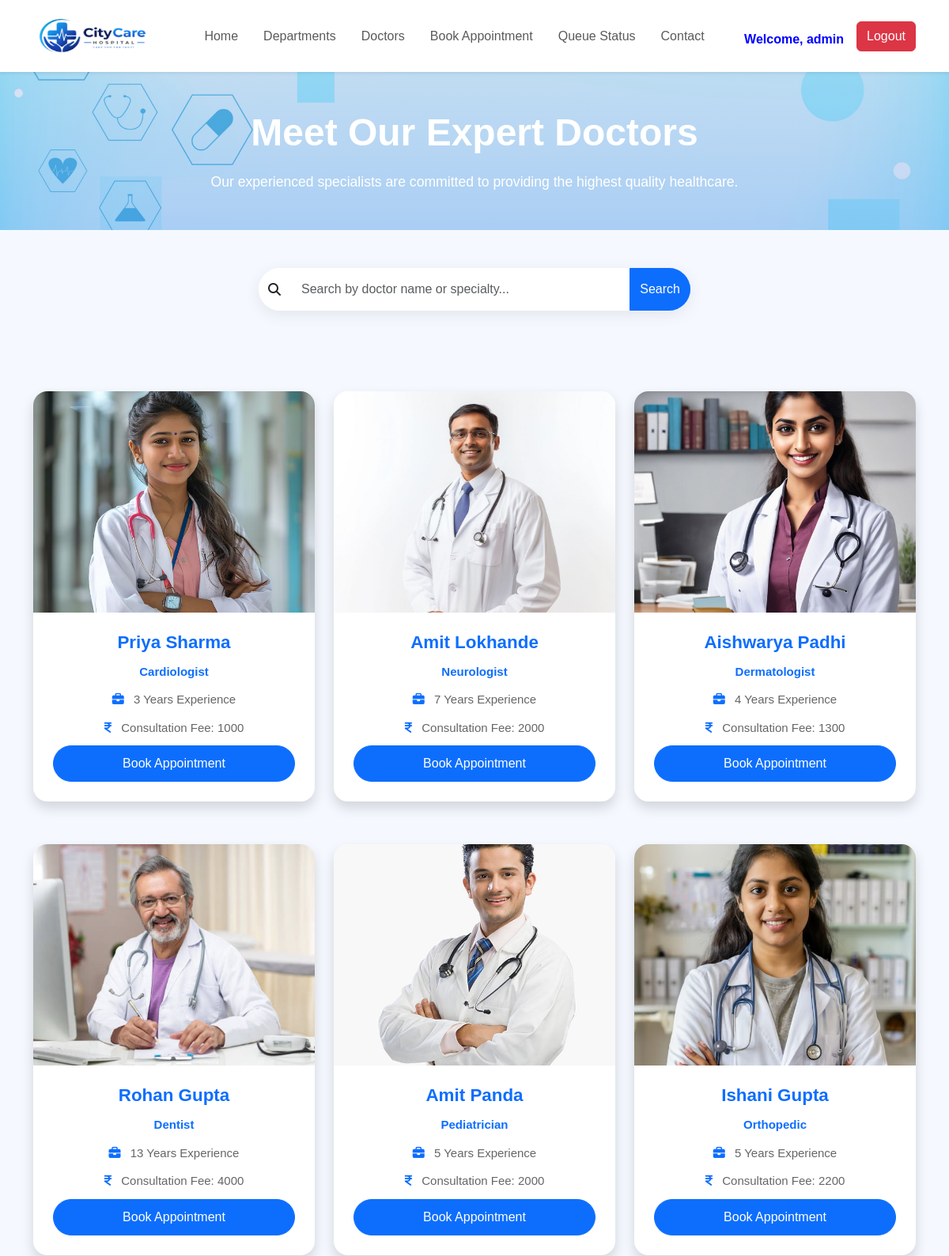
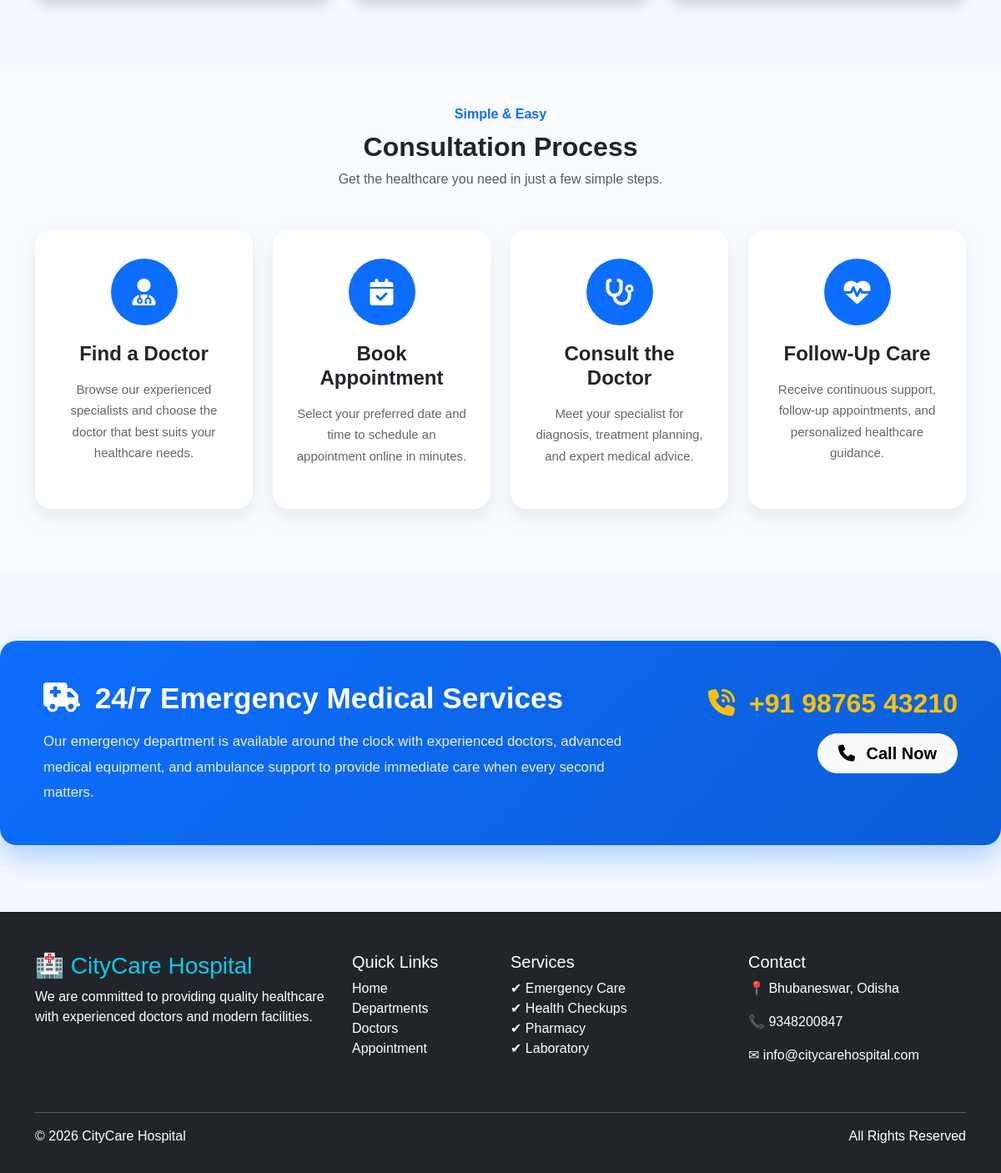
/department/doctors/ (signed in), run on the app's committed database (2 pictures, top to bottom).
### doctors/models.py (models this page shows, shortened)
class Doctors(models.Model):
    image=models.ImageField(upload_to="doctors/")
    name=models.CharField(max_length=50)
    specialist=models.CharField(max_length=50)
    experience=models.IntegerField()
    fee=models.IntegerField()
    department = models.CharField(max_length=50)

### doctors/views.py (the view)
# urls.py: path("doctors/",views.doctors,name="doctors")
def doctors(request):
    query=request.GET.get("q")
    doctors=Doctors.objects.all()
    if query:
        doctors = doctors.filter(
            Q(name__icontains=query) |
            Q(specialist__icontains=query)
        )
    cards=[
        {
            "icon":"fa-solid fa-user-doctor",
            "title":"Find a Doctor",
            "description":"Browse our experienced specialists and choose the doctor that best suits your healthcare needs."
        },
        {
            "icon":"fa-solid fa-calendar-check",
            "title":"Book Appointment",
            "description":"Select your preferred date and time to schedule an appointment online in minutes."
        },
        {
            "icon":"fa-solid fa-stethoscope",
            "title":"Consult the Doctor",
            "description":"Meet your specialist for diagnosis, treatment planning, and expert medical advice."
        },
        {
            "icon":"fa-solid fa-heart-pulse",
            "title":"Follow-Up Care",
            "description":"Receive continuous support, follow-up appointments, and personalized healthcare guidance."
        }
    ]
    return render(request,"doctors/doctors.html",{"doctors":doctors, "cards":cards})

### doctors/templates/doctors/doctors.html (shortened to what this page needs)
{% extends 'doctors/base.html' %}
{% load static %}
{% block content %}
<section class="doctor-hero text-center text-white py-5">
    <div class="container">
        <h1 class="display-4 fw-bold">Meet Our Expert Doctors</h1>
        <p class="lead">
            Our experienced specialists are committed to providing the highest quality healthcare.
        </p>
    </div>
</section>
<section class="container py-5">
    <form method="GET">
        <div class="row mb-6">
            <div class="col-md-6 mx-auto">
                <div class="input-group">
                    <span class="input-group-text">
                        <i class="fa-solid fa-magnifying-glass"></i>
                    </span>
                    <input type="text" name="q" class="form-control" placeholder="Search by doctor name or specialty..."
                        value="{{ request.GET.q }}">
                    <button class="btn btn-primary" type="submit">
                        Search
                    </button>
                </div>
            </div>
        </div>
    </form>
    <div class="row g-4 mt-5" id="doctorContainer">
        {% for doctor in doctors %}
        <div class="col-md-6 col-lg-4 doctor-card">
            <div class="card shadow border-0 h-100">
                <img src="{{ doctor.image.url }}" class="card-img-top">
                <div class="card-body">
                    <h4>{{ doctor.name }}</h4>
                    <p class="text-primary fw-semibold">{{ doctor.specialist }}</p>
                    <p><i class="fa-solid fa-briefcase"></i> {{ doctor.experience }} Years Experience</p>
                    <p><i class="fa-solid fa-indian-rupee-sign"></i> Consultation Fee: {{ doctor.fee }}</p>
                    <a href="{% url 'appointments:appointments' %}">
                        <button class="btn btn-primary button w-100">
                            Book Appointment
                        </button>
                    </a>
                </div>
            </div>
        </div>
        {% endfor %}
    </div>
</section>
<section class="consultation-process py-5">
    <div class="container">
        <div class="text-center mb-5">
            <span class="text-primary fw-semibold">Simple & Easy</span>
            <h2 class="fw-bold mt-2">Consultation Process</h2>
            <p class="text-muted">
                Get the healthcare you need in just a few simple steps.
            </p>
        </div>
        <div class="row text-center g-4">
            {% for card in cards %}
            <div class="col-md-6 col-lg-3">
                <div class="process-card">
                    <div class="process-icon">
                        <i class="{{ card.icon }}"></i>
                    </div>
                    <h4>{{ card.title }}</h4>
                    <p>
                        {{ card.description }}
                    </p>
                </div>
            </div>
            {% endfor %}
        </div>
    </div>
</section>
<section class="emergency-banner py-5">
    <div class="container">
        <div class="row align-items-center">
            <div class="col-lg-8 text-white">
                <h2 class="fw-bold mb-3">
                    <i class="fa-solid fa-truck-medical me-2"></i>
                    24/7 Emergency Medical Services
                </h2>
                <p class="mb-0">
                    Our emergency department is available around the clock with experienced doctors,
                    advanced medical equipment, and ambulance support to provide immediate care when
                    every second matters.
                </p>
            </div>
            <div class="col-lg-4 text-lg-end text-center mt-4 mt-lg-0">
                <h3 class="text-warning fw-bold mb-3">
                    <i class="fa-solid fa-phone-volume me-2"></i>
                    +91 98765 43210
                </h3>
                <a href="tel:9876543210" class="btn btn-light btn-lg px-4">
                    <i class="fa-solid fa-phone me-2"></i>
                    Call Now
                </a>
            </div>
        </div>
    </div>
</section>
{% endblock %}

### doctors/templates/doctors/base.html (shortened to what this page needs)
{% load static %}
<!DOCTYPE html>
<html lang="en">
<head>
    <link rel="stylesheet" href="{% static 'css/bootstrap.min.css' %}">
    <link rel="stylesheet" href="{% static 'css/departments.css' %}">
    <link rel="stylesheet" href="{% static 'css/doctors.css' %}">
    <link rel="stylesheet"
        href="https://cdnjs.cloudflare.com/ajax/libs/font-awesome/6.7.2/css/all.min.css">
    <link rel="stylesheet"
        href="https://cdn.jsdelivr.net/npm/bootstrap-icons@1.13.1/font/bootstrap-icons.min.css">
</head>
<body>
    <nav class="navbar navbar-expand-lg bg-white shadow-sm sticky-top">
        <div class="container">
            <a class="navbar-brand" href="{% url 'website:home' %}">
                <img src="{% static 'images/logo.png' %}" alt="CityCare Logo" width="150" height="65">
            </a>
            <div class="collapse navbar-collapse" id="navbar">
                <ul class="navbar-nav mx-auto gap-3">
                    <li class="nav-item">
                        <a href="{% url 'website:home' %}" class="nav-link">
                            Home
                        </a>
                    </li>
                    <li class="nav-item">
                        <a href="{% url 'doctors:department' %}" class="nav-link">
                            Departments
                        </a>
                    </li>
                    <li class="nav-item">
                        <a href="{% url 'doctors:doctors' %}" class="nav-link">
                            Doctors
                        </a>
                    </li>
                    <li class="nav-item">
                        <a href="{% url 'appointments:appointments' %}" class="nav-link">
                            Book Appointment
                        </a>
                    </li>
                    <li class="nav-item">
                        <a href="{% url 'queueapp:queue' %}" class="nav-link">
                            Queue Status
                        </a>
                    </li>
                    <li class="nav-item">
                        <a href="{% url 'website:contact' %}" class="nav-link">
                            Contact
                        </a>
                    </li>
                </ul>
                {% if user.is_authenticated %}
                <span class="me-3 mt-2" style="font-weight: bold; color: blue;">
                    Welcome, {{ user.username }}
                </span>
                <a href="{% url 'accounts:logout' %}" class="btn btn-danger">
                    Logout
                </a>
                {% endif %}
            </div>
        </div>
    </nav>
    {% block content %}
    {% endblock %}
    <footer class="bg-dark text-white pt-5 pb-3 mt-5">
        <div class="container">
            <div class="row">
                <div class="col-lg-4 mb-4">
                    <h3 class="text-info">
                        🏥 CityCare Hospital
                    </h3>
                    <p>
                        We are committed to providing quality healthcare with
                        experienced doctors and modern facilities.
                    </p>
                </div>
                <div class="col-lg-2 mb-4">
                    <h5>Quick Links</h5>
                    <ul class="list-unstyled">
                        <li>
                            <a href="{% url 'website:home' %}" class="text-white text-decoration-none">
                                Home
                            </a>
                        </li>
                        <li>
                            <a href="{% url 'doctors:department' %}" class="text-white text-decoration-none">
                                Departments
                            </a>
                        </li>
                        <li>
                            <a href="{% url 'doctors:doctors' %}" class="text-white text-decoration-none">
                                Doctors
                            </a>
                        </li>
                        <li>
                            <a href="{% url 'appointments:appointments' %}" class="text-white text-decoration-none">
                                Appointment
                            </a>
                        </li>
                    </ul>
                </div>
                <div class="col-lg-3 mb-4">
                    <h5>Services</h5>
                    <ul class="list-unstyled">
                        <li>✔ Emergency Care</li>
                        <li>✔ Health Checkups</li>
                        <li>✔ Pharmacy</li>
                        <li>✔ Laboratory</li>
                    </ul>
                </div>
                <div class="col-lg-3 mb-4">
                    <h5>Contact</h5>
                    <p>📍 Bhubaneswar, Odisha</p>
                    <p>
                        📞
                        <a href="tel:9348200847" class="text-white text-decoration-none">
                            9348200847
                        </a>
                    </p>
                    <p>
                        ✉
                        <a href="mailto:info@citycarehospital.com" class="text-white text-decoration-none">
                            info@citycarehospital.com
                        </a>
                    </p>
                </div>
            </div>
            <hr>
            <div class="d-flex justify-content-between">
                <p>© 2026 CityCare Hospital</p>
                <p>All Rights Reserved</p>
            </div>
        </div>
    </footer>
</body>
</html>

### static/css/departments.css (style rules this page uses)
.card { border: none; border-radius: 18px; overflow: hidden; transition: all 0.4s ease; background: #fff; cursor: pointer; }
.card-img-top { width: 100%; height: 250px; object-fit: cover; transition: transform 0.4s ease; }
.card-body { padding: 25px; text-align: center; }
.card-body h4 { font-size: 1.5rem; font-weight: 700; color: #0d6efd; margin-bottom: 15px; }
.card-body p { font-size: 15px; color: #6c757d; line-height: 1.7; margin-bottom: 0; }
.col-md-6, .col-lg-4 { margin-bottom: 30px; }

### static/css/doctors.css (style rules this page uses)
* { margin:0; padding:0; box-sizing:border-box; font-family:Arial, Helvetica, sans-serif; }
body { background:#f5f9ff; }
.doctor-hero { background:linear-gradient(rgba(13, 109, 253, 0.108),rgba(13, 109, 253, 0.223)), url("../images/banner.jpg") center/cover no-repeat; padding:100px 0; }
.doctor-hero h1 { font-size:3rem; font-weight:700; }
.doctor-hero p { max-width:700px; margin:20px auto 0; font-size:1.1rem; }
.input-group { box-shadow:0 5px 20px rgba(0,0,0,.08); border-radius:50px; overflow:hidden; }
.input-group-text { background:#fff; border:none; }
.form-control { border:none; padding:15px; box-shadow:none !important; }
.card { border-radius:18px; overflow:hidden; transition:.4s; }
.card img { height:280px; object-fit:cover; }
.card-body { text-align:center; padding:25px; }
.card-body h4 { font-size:1.4rem; font-weight:700; margin-bottom:10px; }
.card-body p { color:#666; margin-bottom:10px; }
.card-body i { color:#0d6efd; margin-right:8px; }
.button { border-radius:30px; padding:10px 0; transition:.3s; }
.consultation-process { background:#f8fbff; }
.process-card { background:#fff; padding:35px 25px; border-radius:20px; box-shadow:0 10px 25px rgba(0,0,0,0.08); transition:0.4s; height:100%; }
.process-icon { width:80px; height:80px; background:#0d6efd; color:#fff; margin:0 auto 20px; border-radius:50%; display:flex; justify-content:center; align-items:center; font-size:32px; }
.process-card h4 { font-weight:700; margin-bottom:15px; }
.process-card p { color:#666; font-size:15px; line-height:1.7; }
.emergency-banner { background: linear-gradient(135deg, #0d6efd, #0b5ed7); border-radius: 20px; margin: 80px auto; padding: 60px 40px; box-shadow: 0 15px 35px rgba(13,110,253,0.3); }
.emergency-banner h2 { font-size: 2.2rem; }
.emergency-banner p { font-size: 1.05rem; line-height: 1.8; color: rgba(255,255,255,0.9); }
.emergency-banner h3 { font-size: 2rem; }
.emergency-banner .btn { border-radius: 50px; font-weight: 600; transition: 0.3s; }

### data on the page
Doctors: image (picture), name "Priya Sharma", specialist "Cardiologist", experience "3", fee "1000"
Doctors: image (picture), name "Amit Lokhande", specialist "Neurologist", experience "7", fee "2000"
Doctors: image (picture), name "Aishwarya Padhi", specialist "Dermatologist", experience "4", fee "1300"
Doctors: image (picture), name "Rohan Gupta", specialist "Dentist", experience "13", fee "4000"
Doctors: image (picture), name "Amit Panda", specialist "Pediatrician", experience "5", fee "2000"
Doctors: image (picture), name "Ishani Gupta", specialist "Orthopedic", experience "5", fee "2200"

### other printed values
{{ user.username }} "admin"
{{ card.title }} "Find a Doctor" "Book Appointment" "Consult the Doctor" "Follow-Up Care"
{{ card.description }} "Browse our experienced specialists and choose the doctor that best suits your healthcare needs." "Select your preferred date and time to schedule an appointment online in minutes." "Meet your specialist for diagnosis, treatment planning, and expert medical advice." "Receive continuous support, follow-up appointments, and personalized healthcare guidance."
